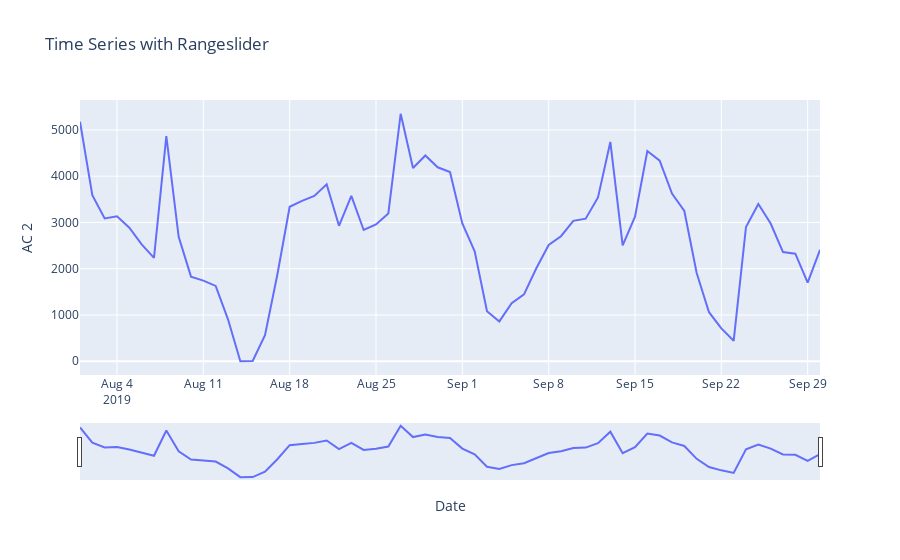

The notebook cell saved with this chart:
### Code cell
fig = px.line(Date_wise, x='Date', y='AC 2', title='Time Series with Rangeslider')
fig.update_xaxes(rangeslider_visible=True)

### Figure 1 — Plotly figure (JSON) as saved in the notebook; plotly's stock layout.template omitted (floating-point values rounded to 4 significant figures)
{"data": [{"hovertemplate": "Date=%{x}<br>AC 2=%{y}<extra></extra>", "legendgroup": "", "line": {"color": "#636efa", "dash": "solid"}, "marker": {"symbol": "circle"}, "mode": "lines", "name": "", "orientation": "v", "showlegend": false, "type": "scatter", "x": ["2019-08-01", "2019-08-02", "2019-08-03", "2019-08-04", "2019-08-05", "2019-08-06", "2019-08-07", "2019-08-08", "2019-08-09", "2019-08-10", "2019-08-11", "2019-08-12", "2019-08-13", "2019-08-14", "2019-08-15", "2019-08-16", "2019-08-17", "2019-08-18", "2019-08-19", "2019-08-20", "2019-08-21", "2019-08-22", "2019-08-23", "2019-08-24", "2019-08-25", "2019-08-26", "2019-08-27", "2019-08-28", "2019-08-29", "2019-08-30", "2019-08-31", "2019-09-01", "2019-09-02", "2019-09-03", "2019-09-04", "2019-09-05", "2019-09-06", "2019-09-07", "2019-09-08", "2019-09-09", "2019-09-10", "2019-09-11", "2019-09-12", "2019-09-13", "2019-09-14", "2019-09-15", "2019-09-16", "2019-09-17", "2019-09-18", "2019-09-19", "2019-09-20", "2019-09-21", "2019-09-22", "2019-09-23", "2019-09-24", "2019-09-25", "2019-09-26", "2019-09-27", "2019-09-28", "2019-09-29", "2019-09-30"], "xaxis": "x", "y": [5179.0, 3589.0, 3088.0, 3134.0, 2885.0, 2528.0, 2235.0, 4866.0, 2688.0, 1829.0, 1742.0, 1628.0, 906.1, 0, 5.806, 565.5, 1871.0, 3339.0, 3465.0, 3573.0, 3824.0, 2928.0, 3575.0, 2837.0, 2958.0, 3196.0, 5349.0, 4178.0, 4447.0, 4193.0, 4089.0, 2979.0, 2374.0, 1082.0, 860.8, 1253.0, 1445.0, 2009.0, 2512.0, 2703.0, 3034.0, 3083.0, 3540.0, 4739.0, 2504.0, 3124.0, 4545.0, 4337.0, 3622.0, 3247.0, 1908.0, 1060.0, 709.6, 442.0, 2902.0, 3398.0, 2976.0, 2359.0, 2326.0, 1699.0, 2409.0], "yaxis": "y"}], "layout": {"legend": {"tracegroupgap": 0}, "title": {"text": "Time Series with Rangeslider"}, "xaxis": {"anchor": "y", "domain": [0, 1], "rangeslider": {"visible": true}, "title": {"text": "Date"}}, "yaxis": {"anchor": "x", "domain": [0, 1], "title": {"text": "AC 2"}}}}
